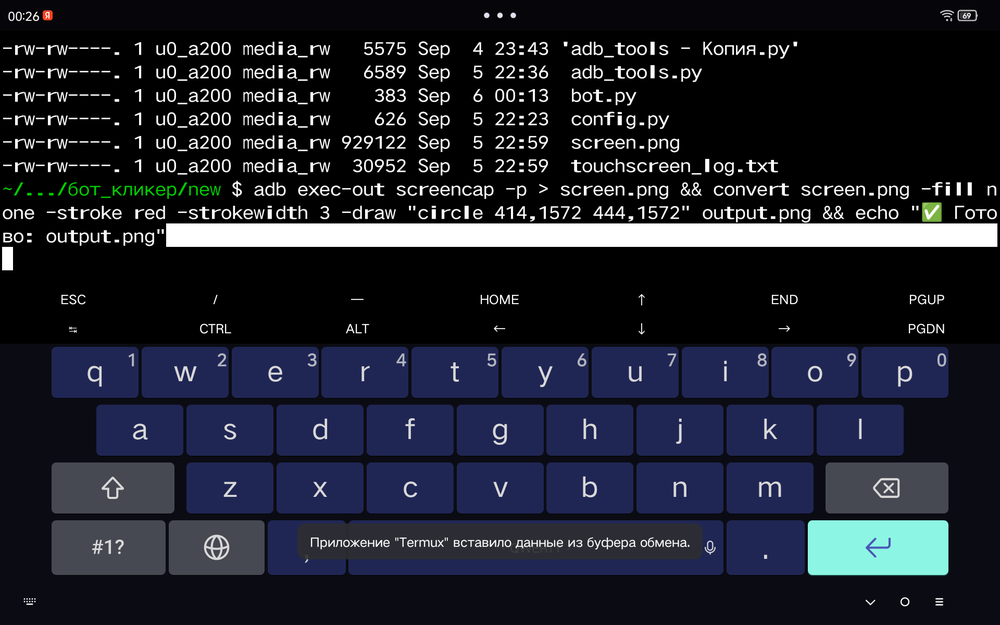
#> input picture Pillow/screen.png, 1000 x 625 px, shrunk from 1920 x 1200 before the run, found by its file name
$ python test_find.py
#> lines starting #> are read from the running program, lines starting #| are printed output that depends on the picture
import cv2

__version__ = "1.0.1"


# ——— настройки –———————————————————————————————————————
SCREEN = "screen.png"
TEMPLATE = "button_start.png"
THRESHOLD = 0.8
PREVIEW = "screen_found.png"
# ———————————————————————————————————————————————————————

screen = cv2.imread(SCREEN)
#> screen is the input picture: shape (625, 1000, 3); mean B, G, R 45.4, 34.7, 31.7
template = cv2.imread(TEMPLATE)
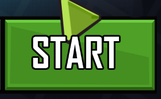
#> input picture sandbox/button_start.png, 161 x 99 px, shrunk from 310 x 190 before the run, found by its file name
#> template is the input picture: shape (99, 161, 3); mean B, G, R 49.1, 108.7, 68.2

if screen is None:
    print(f"❌ Не найден: {SCREEN}")
    exit(1)
if template is None:
    print(f"❌ Не найден: {TEMPLATE}")
    exit(1)

print(f"📐 Экран:   {screen.shape[1]}x{screen.shape[0]}")
#| 📐 Экран:   1000x625
print(f"📐 Шаблон:  {template.shape[1]}x{template.shape[0]}")
#| 📐 Шаблон:  161x99

# Поиск шаблона
result = cv2.matchTemplate(screen, template, cv2.TM_CCOEFF_NORMED)
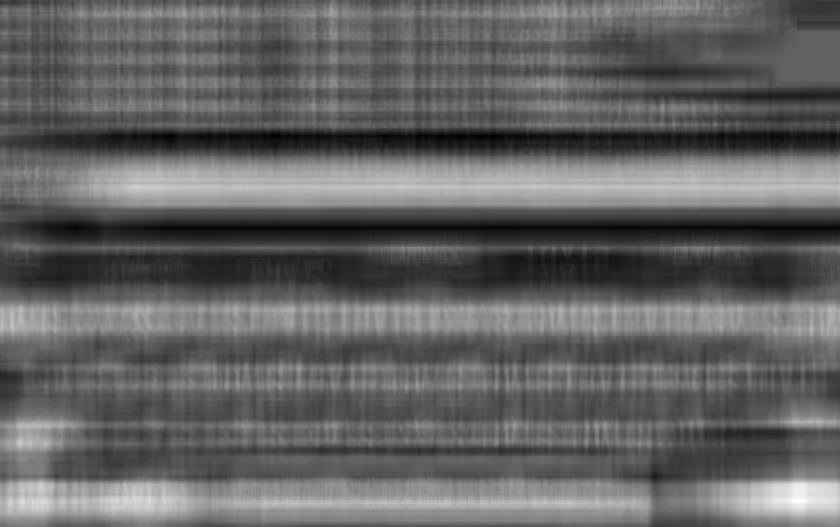
#> result: shape (527, 840) float32; min -0.263, max 0.425, mean 0.00413; drawn with min black and max white
min_val, max_val, min_loc, max_loc = cv2.minMaxLoc(result)
#> min_val = -0.263; max_val = 0.425; min_loc = (170, 136); max_loc = (801, 500)

print(f"\n🎯 Уверенность: {max_val:.3f}")
#| 🎯 Уверенность: 0.425
print(f"📍 Верхний левый угол: {max_loc}")
#| 📍 Верхний левый угол: (801, 500)

if max_val >= THRESHOLD:
    h, w = template.shape[:2]
    cx = max_loc[0] + w // 2
    cy = max_loc[1] + h // 2
    print(f"\n✅ НАЙДЕНО!")
    print(f"   Центр: ({cx}, {cy})")
    print(f"   Команда: adb shell input tap {cx} {cy}")

    # Рисуем рамку на превью
    cv2.rectangle(screen, max_loc,
                  (max_loc[0] + w, max_loc[1] + h),
                  (0, 0, 255), 3)
    cv2.circle(screen, (cx, cy), 8, (0, 255, 0), -1)
    cv2.imwrite(PREVIEW, screen)
    print(f"\n🖼️  Превью сохранено: {PREVIEW}")
else:
    print(f"\n❌ НЕ найдено (порог {THRESHOLD})")
    print(f"   Лучшее совпадение всего {max_val:.3f}")
#|    Лучшее совпадение всего 0.425
    print("   Попробуй снизить THRESHOLD до 0.7 или пересоздать шаблон")
